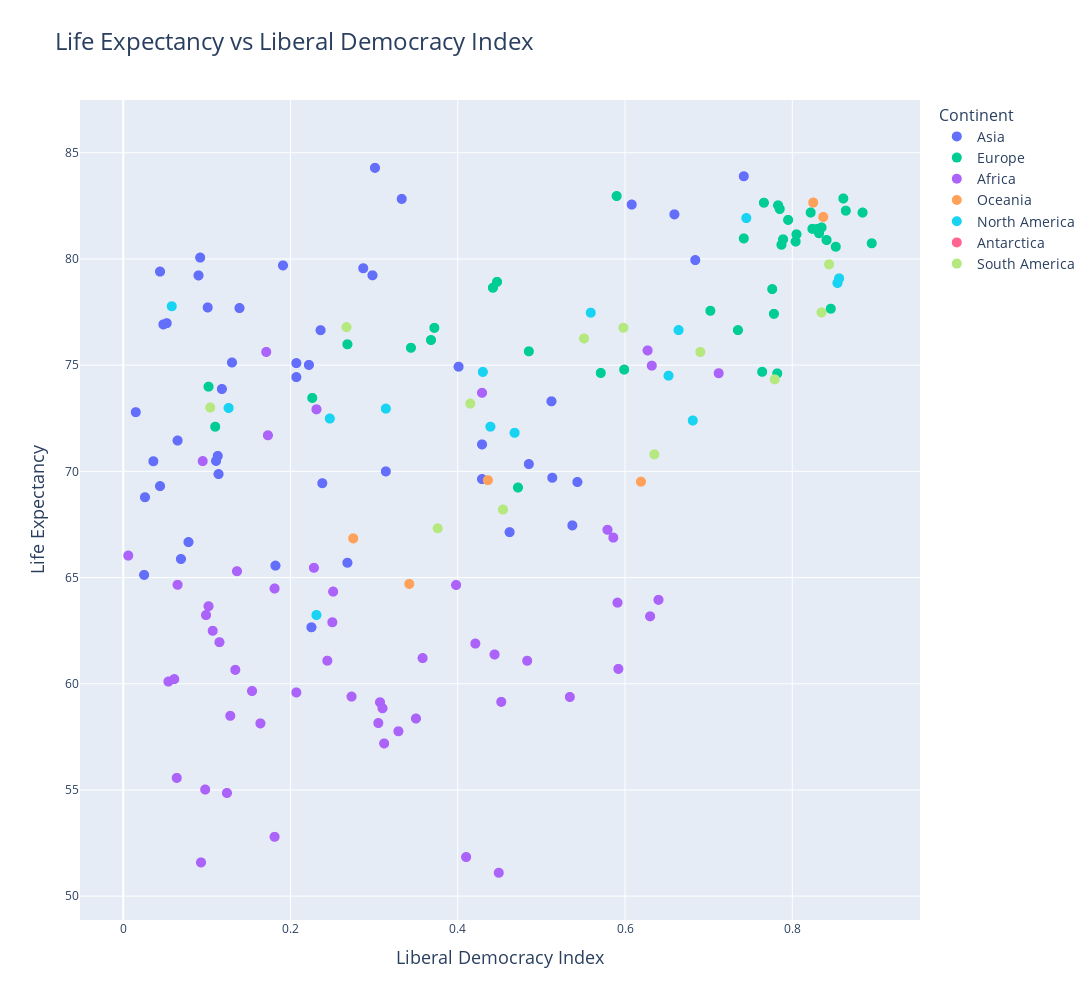

Source (notebook cell):
### Code cell
import plotly.express as px

# Create the scatter plot
fig = px.scatter(
    df,
    x='Liberal democracy index (best estimate, aggregate: average)',
    y='Period life expectancy at birth - Sex: all - Age: 0',
    color='Continent',
    title='Life Expectancy vs Liberal Democracy Index'
)

# Increase the size of the points
fig.update_traces(marker=dict(size=10))  # Adjust the size as needed

# Enhance title and labels
fig.update_layout(
    title_text='Life Expectancy vs Liberal Democracy Index',
    title_font_size=24,
    xaxis_title='Liberal Democracy Index',
    xaxis_title_font_size=18,
    yaxis_title='Life Expectancy',
    yaxis_title_font_size=18,
    legend_title_text='Continent',
    legend_title_font_size=16,
    legend_font_size=14,
    height=1000,
    width = 1500
)

# Show the plot
fig.show()

### Figure 1 — Plotly figure (JSON) as saved in the notebook; plotly's stock layout.template omitted (floating-point values rounded to 4 significant figures)
{"data": [{"hovertemplate": "Continent=Asia<br>Liberal democracy index (best estimate, aggregate: average)=%{x}<br>Period life expectancy at birth - Sex: all - Age: 0=%{y}<extra></extra>", "legendgroup": "Asia", "marker": {"color": "#636efa", "size": 10, "symbol": "circle"}, "mode": "markers", "name": "Asia", "showlegend": true, "type": "scattergl", "x": [null, 0.225, null, 0.207, 0.065, 0.044, 0.111, 0.485, null, null, 0.114, 0.052, null, null, 0.462, 0.512, 0.301, 0.429, 0.513, 0.13, 0.238, 0.659, 0.742, 0.222, 0.113, null, 0.287, 0.314, 0.078, 0.298, null, 0.207, 0.191, 0.543, 0.182, null, 0.537, 0.015, null, 0.139, 0.268, null, 0.429, 0.092, null, 0.048, 0.333, 0.608, null, 0.401, 0.025, 0.684, 0.044, 0.101, 0.236, 0.026, 0.09, 0.036, 0.118, 0.069, null, null], "xaxis": "x", "y": [null, 62.66, null, 74.44, 71.45, 79.4, 70.49, 70.34, null, 74.75, 69.87, 76.98, null, null, 67.14, 73.3, 84.29, 69.64, 69.7, 75.12, 69.44, 82.1, 83.89, 75.01, 70.73, null, 79.56, 70.0, 66.67, 79.23, 83.98, 75.09, 79.7, 69.5, 65.56, null, 67.46, 72.78, null, 77.69, 65.7, 74.41, 71.27, 80.06, null, 76.92, 82.83, 82.56, null, 74.93, 65.12, 79.95, 69.31, 77.72, 76.65, 68.78, 79.22, 70.48, 73.88, 65.87, null, null], "yaxis": "y"}, {"hovertemplate": "Continent=Europe<br>Liberal democracy index (best estimate, aggregate: average)=%{x}<br>Period life expectancy at birth - Sex: all - Age: 0=%{y}<extra></extra>", "legendgroup": "Europe", "marker": {"color": "#00cc96", "size": 10, "symbol": "circle"}, "mode": "markers", "name": "Europe", "showlegend": true, "type": "scattergl", "x": [null, 0.442, null, 0.805, null, null, null, 0.102, 0.841, 0.368, 0.571, null, 0.702, 0.742, 0.776, null, 0.895, null, 0.846, null, 0.824, 0.822, 0.852, null, 0.787, null, null, null, null, 0.485, 0.785, 0.83, null, 0.783, null, 0.447, 0.764, null, 0.782, 0.795, 0.59, null, null, 0.472, null, 0.372, 0.835, 0.268, 0.864, null, 0.778, 0.832, 0.599, 0.11, null, null, 0.344, null, null, 0.735, 0.804, 0.766, null, 0.884, 0.861, null, null, null, null, 0.226, 0.789, null, null, null, null], "xaxis": "x", "y": [null, 78.64, 82.95, 81.16, null, null, null, 73.99, 80.89, 76.18, 74.63, null, 77.56, 80.97, 78.58, null, 80.74, null, 77.66, 79.74, 81.42, 82.19, 80.57, 80.43, 80.67, 82.28, null, null, null, 75.65, 82.35, 81.42, 78.9, 82.53, 80.91, 78.92, 74.69, 82.81, 74.61, 81.84, 82.96, null, null, 69.24, 85.26, 76.76, 81.48, 75.98, 82.27, null, 77.42, 81.21, 74.79, 72.1, 82.93, null, 75.82, null, null, 76.65, 80.82, 82.65, null, 82.18, 82.85, null, null, null, null, 73.46, 80.92, null, null, null, null], "yaxis": "y"}, {"hovertemplate": "Continent=Africa<br>Liberal democracy index (best estimate, aggregate: average)=%{x}<br>Period life expectancy at birth - Sex: all - Age: 0=%{y}<extra></extra>", "legendgroup": "Africa", "marker": {"color": "#ab63fa", "size": 10, "symbol": "circle"}, "mode": "markers", "name": "Africa", "showlegend": true, "type": "scattergl", "x": [0.171, 0.134, 0.534, 0.591, 0.31, 0.061, 0.154, 0.712, 0.181, 0.093, 0.25, 0.099, 0.329, 0.128, 0.115, 0.095, 0.054, 0.006, 0.098, 0.102, null, 0.228, 0.107, 0.63, 0.164, 0.307, 0.421, 0.449, 0.452, 0.173, 0.251, 0.444, 0.35, 0.181, 0.632, null, 0.231, 0.305, 0.592, 0.483, 0.41, null, 0.136, null, 0.579, 0.586, 0.429, 0.312, 0.124, 0.243, 0.64, 0.064, 0.065, 0.398, 0.273, 0.627, 0.244, null, 0.358, 0.233, 0.207], "xaxis": "x", "y": [75.62, 60.65, 59.38, 63.82, 58.85, 60.22, 59.66, 74.62, 52.79, 51.59, 62.9, 63.23, 57.76, 58.49, 61.96, 70.48, 60.1, 66.03, 55.02, 63.65, null, 65.46, 62.49, 63.18, 58.13, 59.13, 61.89, 51.1, 59.15, 71.7, 64.34, 61.38, 58.36, 64.48, 74.98, 77.42, 72.92, 58.15, 60.7, 61.08, 51.84, 81.23, 65.3, 75.18, 67.25, 66.88, 73.7, 57.19, 54.86, null, 63.95, 55.57, 64.66, 64.65, 59.4, 75.69, 61.09, 69.3, 61.21, null, 59.59], "yaxis": "y"}, {"hovertemplate": "Continent=Oceania<br>Liberal democracy index (best estimate, aggregate: average)=%{x}<br>Period life expectancy at birth - Sex: all - Age: 0=%{y}<extra></extra>", "legendgroup": "Oceania", "marker": {"color": "#FFA15A", "size": 10, "symbol": "circle"}, "mode": "markers", "name": "Oceania", "showlegend": true, "type": "scattergl", "x": [null, 0.825, null, 0.275, null, null, null, null, null, null, null, 0.837, null, null, null, null, 0.342, null, null, 0.436, null, null, null, null, 0.619, null], "xaxis": "x", "y": [72.52, 82.66, 74.23, 66.84, 82.35, 76.62, 66.06, 63.83, 71.41, 62.27, 78.56, 81.98, 70.13, null, 76.81, 63.75, 64.7, null, 72.51, 69.58, 74.72, 70.61, 64.06, null, 69.51, 77.98], "yaxis": "y"}, {"hovertemplate": "Continent=North America<br>Liberal democracy index (best estimate, aggregate: average)=%{x}<br>Period life expectancy at birth - Sex: all - Age: 0=%{y}<extra></extra>", "legendgroup": "North America", "marker": {"color": "#19d3f3", "size": 10, "symbol": "circle"}, "mode": "markers", "name": "North America", "showlegend": true, "type": "scattergl", "x": [null, null, null, null, 0.664, null, null, null, null, 0.745, null, 0.856, 0.058, null, null, 0.314, 0.468, null, null, null, 0.439, 0.231, 0.247, 0.681, null, 0.43, null, null, 0.126, 0.559, null, null, null, null, null, null, null, null, 0.652, null, 0.854, null], "xaxis": "x", "y": [77.07, 77.91, 75.68, 73.1, 76.65, 73.19, 80.92, 77.46, 75.67, 81.92, 74.82, 79.09, 77.77, 76.06, 68.73, 72.95, 71.81, 72.11, 75.01, 81.89, 72.1, 63.24, 72.49, 72.39, 82.22, 74.68, 74.98, null, 72.98, 77.47, 79.69, 79.48, 70.76, 73.14, 79.31, 76.85, 74.41, 76.95, 74.5, 76.91, 78.87, 74.73], "yaxis": "y"}, {"hovertemplate": "Continent=Antarctica<br>Liberal democracy index (best estimate, aggregate: average)=%{x}<br>Period life expectancy at birth - Sex: all - Age: 0=%{y}<extra></extra>", "legendgroup": "Antarctica", "marker": {"color": "#FF6692", "size": 10, "symbol": "circle"}, "mode": "markers", "name": "Antarctica", "showlegend": true, "type": "scattergl", "x": [null, null, null, null], "xaxis": "x", "y": [null, null, null, null], "yaxis": "y"}, {"hovertemplate": "Continent=South America<br>Liberal democracy index (best estimate, aggregate: average)=%{x}<br>Period life expectancy at birth - Sex: all - Age: 0=%{y}<extra></extra>", "legendgroup": "South America", "marker": {"color": "#B6E880", "size": 10, "symbol": "circle"}, "mode": "markers", "name": "South America", "showlegend": true, "type": "scattergl", "x": [0.598, 0.376, 0.779, 0.844, 0.551, 0.267, null, null, 0.454, 0.415, 0.69, null, 0.635, 0.835, 0.104], "xaxis": "x", "y": [76.76, 67.32, 74.33, 79.75, 76.26, 76.79, 78.25, 76.74, 68.2, 73.19, 75.62, null, 70.8, 77.48, 73.01], "yaxis": "y"}], "layout": {"height": 1000, "legend": {"font": {"size": 14}, "title": {"font": {"size": 16}, "text": "Continent"}, "tracegroupgap": 0}, "title": {"font": {"size": 24}, "text": "Life Expectancy vs Liberal Democracy Index"}, "width": 1500, "xaxis": {"anchor": "y", "domain": [0, 1], "title": {"font": {"size": 18}, "text": "Liberal Democracy Index"}}, "yaxis": {"anchor": "x", "domain": [0, 1], "title": {"font": {"size": 18}, "text": "Life Expectancy"}}}}
